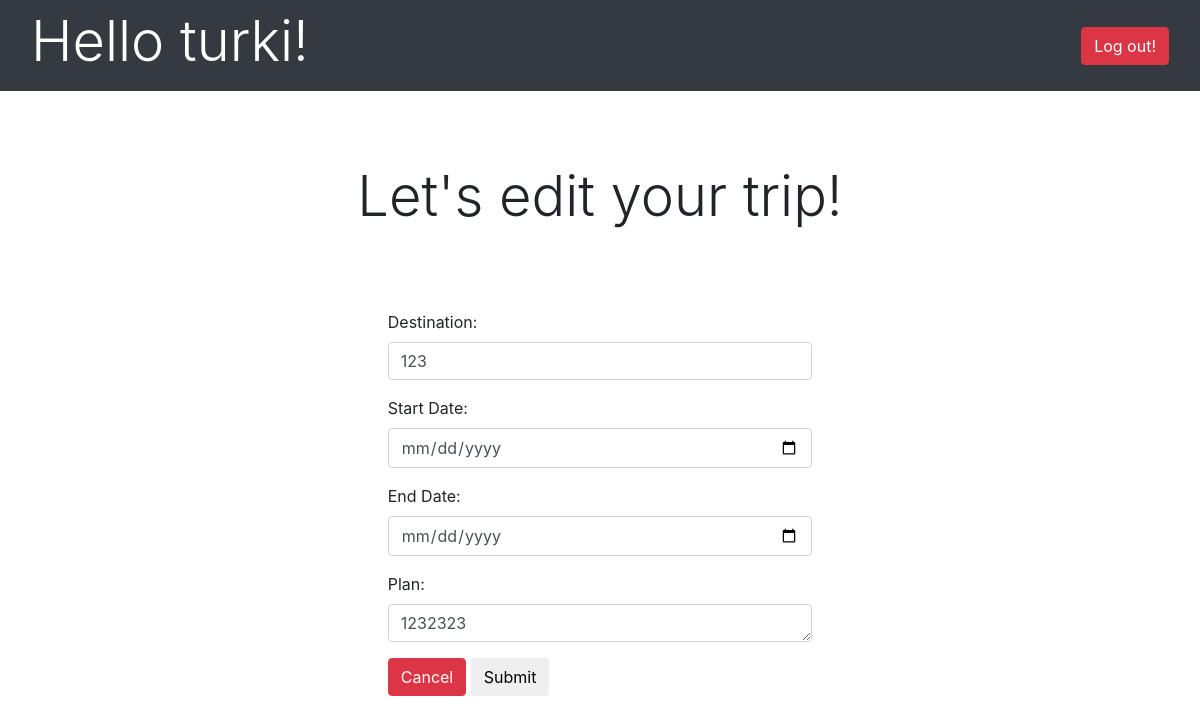
The page /edit_trip/12 (signed in) on the database its author committed.
### app_one/models.py (models this page shows)
class User(models.Model):
    first_name = models.CharField(max_length=255)
    last_name = models.CharField(max_length=255)
    email = models.CharField(max_length=255)
    password = models.CharField(max_length=500)
    created_at = models.DateTimeField(auto_now_add = True)
    updated_at = models.DateTimeField(auto_now = True)
    objects = UserManager()

class Trip(models.Model):
    dest = models.CharField(max_length = 255)
    start_date = models.DateTimeField()
    end_date = models.DateTimeField()
    plan = models.TextField()
    user = models.ForeignKey(User, related_name = 'trips', on_delete = models.CASCADE)
    jointed_users = models.ManyToManyField(User, related_name = 'joined_trips')
    created_at = models.DateTimeField(auto_now_add = True)
    updated_at = models.DateTimeField(auto_now = True)
    objects = TripManager()

### app_one/views.py (the view)
# urls.py: path('edit_trip/<int:trip_id>', views.edit_trip),
def edit_trip(request, trip_id):
    context = {
        'trip' : Trip.objects.get(id = trip_id),
        'user' : User.objects.get(id = request.session['userid']),
    }
    return render(request, 'edit_trip.html', context)

### app_one/templates/edit_trip.html (shortened to what this page needs)
<!DOCTYPE html>
<html lang="en" dir="ltr">
  <head>
    <link rel="stylesheet" href="https://maxcdn.bootstrapcdn.com/bootstrap/4.0.0/css/bootstrap.min.css" >
    <link rel="stylesheet" href="https://maxcdn.bootstrapcdn.com/font-awesome/4.4.0/css/font-awesome.min.css">
  </head>
</head>
<body>
  <nav class="navbar navbar-dark bg-dark">
    <div class="container-fluid">
      <div class="navbar-header">
        <h4 class="display-4" style="color:white" >Hello {{user.first_name}}!</h4>
      </div>
      <div class="row">
        <div class="col-sm-auto mx-auto">
            <a href="/logout"><button class="btn btn-danger">Log out!</button></a>
        </div>
      </div>
    </div>
  </nav>
    <div class="container-fluid  p-5">
      <div class="row">
        <div class="col-sm-auto mx-auto  pt-4">
          <h6 class="display-4">Let's edit your trip!</h6>
        </div>
      </div>
      <div class="row">
          <div class="col-sm-12  p-4">
          </div>
      </div>
      <div class="row">
        <div class="col-sm-5 mx-auto  p-4">
          <form action="/update_trip/{{trip.id}}" method="post">
            <div class="form-group">
              <label >Destination:</label>
              <input type="text" class="form-control"  name = 'dest' value="{{trip.dest}}">
            </div>
            <div class="form-group">
              <label >Start Date:</label>
              <input type="date" class="form-control"  name = 'start_date' value="{{trip.start_date}}">
            </div>
            <div class="form-group">
              <label >End Date:</label>
              <input type="Date" class="form-control"  name = 'end_date' value="{{trip.end_date}}">
            </div>
            <div class="form-group">
              <label >Plan:</label>
              <textarea class="form-control" rows="1" name="plan">{{trip.plan}}</textarea>
            </div>
            <a href="/trips" class="btn btn-danger">Cancel</a>
            <a href="trips"><button class="btn">Submit</button></a>
          </form>
        </div>
    </div>
  </body>
</html>

### rows shown on the page
User: first_name "turki"
Trip: dest "123", plan "1232323"
